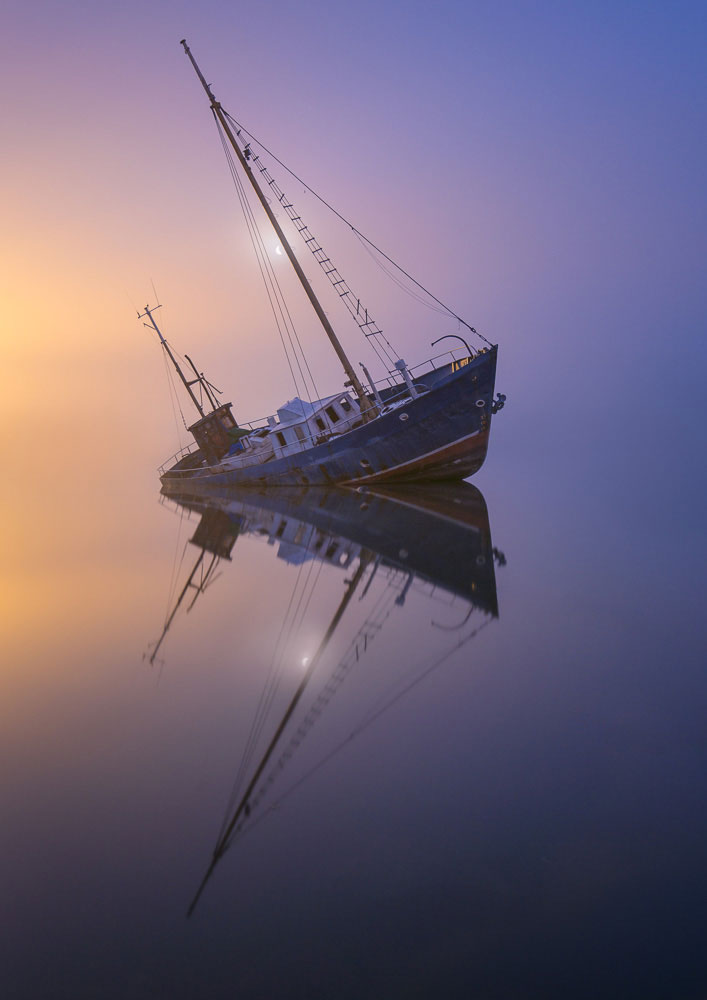
#> input picture Computer Vision/sample.jpg, 707 x 1000 px
$ jupyter execute ComputerVision.ipynb
#> lines starting #> are read from the running program, lines starting #| are printed output that depends on the picture
[cell 1]
import cv2
from matplotlib.pyplot import imshow

[cell 2]
img = cv2.imread('sample.jpg')
#> img is the input picture: shape (1000, 707, 3); mean B, G, R 123.5, 102.6, 115.5
imshow(img)

[cell 3]
img_rgb = cv2.cvtColor(img, cv2.COLOR_BGR2RGB)
imshow(img_rgb)

[cell 4]
img_bw = cv2.cvtColor(img, cv2.COLOR_BGR2GRAY)
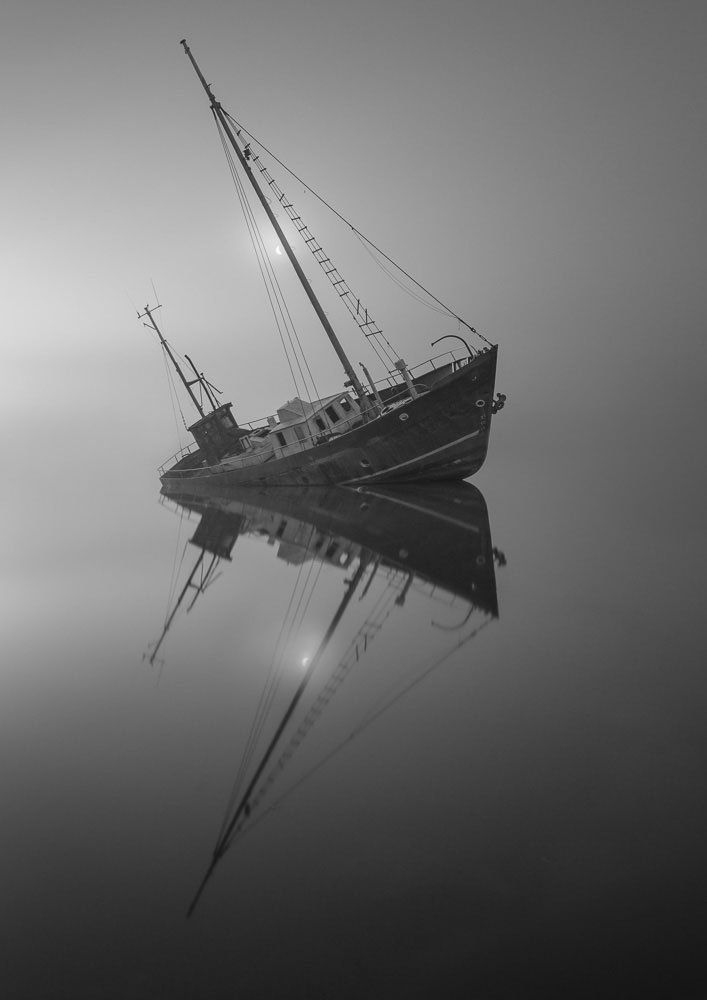
#> img_bw: shape (1000, 707); min 19, max 254, mean 108.8
imshow(img_bw)
